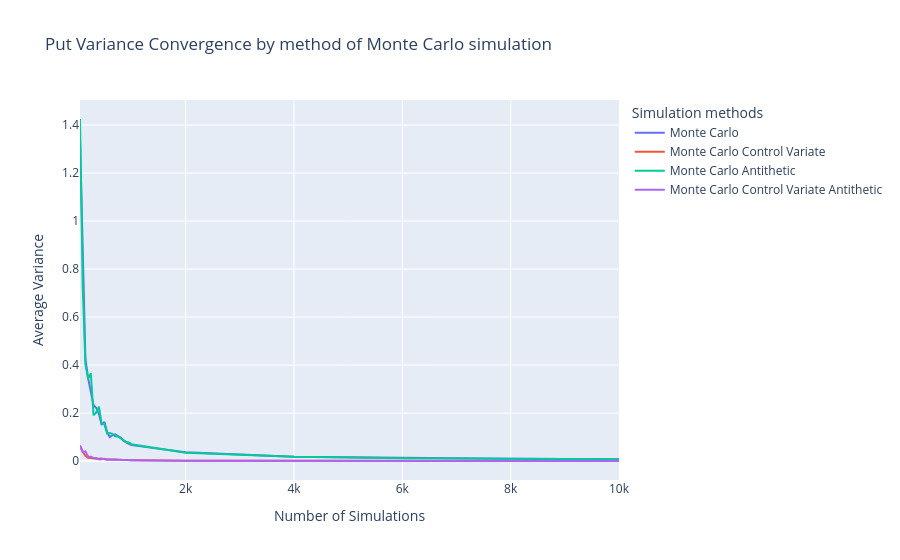

The cell this chart's notebook holds for it:
### Code cell
fig = go.Figure()

# Courbe 1 : Moyenne
fig.add_trace(go.Scatter(
    x=df_put_mc.index,
    y=df_put_mc["var_normalized"],
    mode='lines',
    name='Monte Carlo'
))

fig.add_trace(go.Scatter(
    x=df_put_mc_cv.index,
    y=df_put_mc_cv["var_normalized"],
    mode='lines',
    name='Monte Carlo Control Variate'
))

fig.add_trace(go.Scatter(
    x=df_put_mc_an.index,
    y=df_put_mc_an["var_normalized"],
    mode='lines',
    name='Monte Carlo Antithetic'
))

fig.add_trace(go.Scatter(
    x=df_put_mc_an_cv.index,
    y=df_put_mc_an_cv["var_normalized"],
    mode='lines',
    name='Monte Carlo Control Variate Antithetic'
))

fig.update_layout(
    title="Put Variance Convergence by method of Monte Carlo simulation",
    xaxis_title="Number of Simulations",
    yaxis_title="Average Variance",
    legend_title="Simulation methods"
)

fig.show()

### Figure 1 — Plotly figure (JSON) as saved in the notebook; plotly's stock layout.template omitted (floating-point values rounded to 4 significant figures)
{"data": [{"mode": "lines", "name": "Monte Carlo", "type": "scatter", "x": [50, 100, 150, 200, 250, 300, 350, 400, 450, 500, 550, 600, 650, 700, 750, 800, 850, 900, 950, 1000, 2000, 4000, 6000, 8000, 10000], "y": [1.344, 0.8575, 0.4263, 0.3443, 0.2952, 0.2327, 0.2213, 0.196, 0.1506, 0.1634, 0.1211, 0.1005, 0.108, 0.1112, 0.1041, 0.09759, 0.0853, 0.0776, 0.07214, 0.06641, 0.03672, 0.01786, 0.01214, 0.009467, 0.007245]}, {"mode": "lines", "name": "Monte Carlo Control Variate", "type": "scatter", "x": [50, 100, 150, 200, 250, 300, 350, 400, 450, 500, 550, 600, 650, 700, 750, 800, 850, 900, 950, 1000, 2000, 4000, 6000, 8000, 10000], "y": [0.06475, 0.03832, 0.02159, 0.01346, 0.01279, 0.009792, 0.009579, 0.009736, 0.0109, 0.007333, 0.006537, 0.007887, 0.006766, 0.005763, 0.004519, 0.005356, 0.004977, 0.003568, 0.004026, 0.003903, 0.001768, 0.0009791, 0.0006425, 0.0004656, 0.0003661]}, {"mode": "lines", "name": "Monte Carlo Antithetic", "type": "scatter", "x": [50, 100, 150, 200, 250, 300, 350, 400, 450, 500, 550, 600, 650, 700, 750, 800, 850, 900, 950, 1000, 2000, 4000, 6000, 8000, 10000], "y": [1.425, 0.7259, 0.4031, 0.3425, 0.3656, 0.1908, 0.2031, 0.2271, 0.1564, 0.1551, 0.1146, 0.1167, 0.1135, 0.1029, 0.1025, 0.0942, 0.08774, 0.0799, 0.07727, 0.07032, 0.03457, 0.01774, 0.0123, 0.008988, 0.007413]}, {"mode": "lines", "name": "Monte Carlo Control Variate Antithetic", "type": "scatter", "x": [50, 100, 150, 200, 250, 300, 350, 400, 450, 500, 550, 600, 650, 700, 750, 800, 850, 900, 950, 1000, 2000, 4000, 6000, 8000, 10000], "y": [0.06461, 0.03843, 0.04051, 0.01802, 0.01764, 0.01338, 0.01243, 0.006886, 0.007251, 0.009233, 0.005889, 0.006751, 0.00525, 0.006433, 0.005319, 0.00544, 0.005392, 0.00388, 0.004211, 0.003986, 0.001898, 0.0009165, 0.0006158, 0.0004866, 0.0003873]}], "layout": {"legend": {"title": {"text": "Simulation methods"}}, "title": {"text": "Put Variance Convergence by method of Monte Carlo simulation"}, "xaxis": {"title": {"text": "Number of Simulations"}}, "yaxis": {"title": {"text": "Average Variance"}}}}
